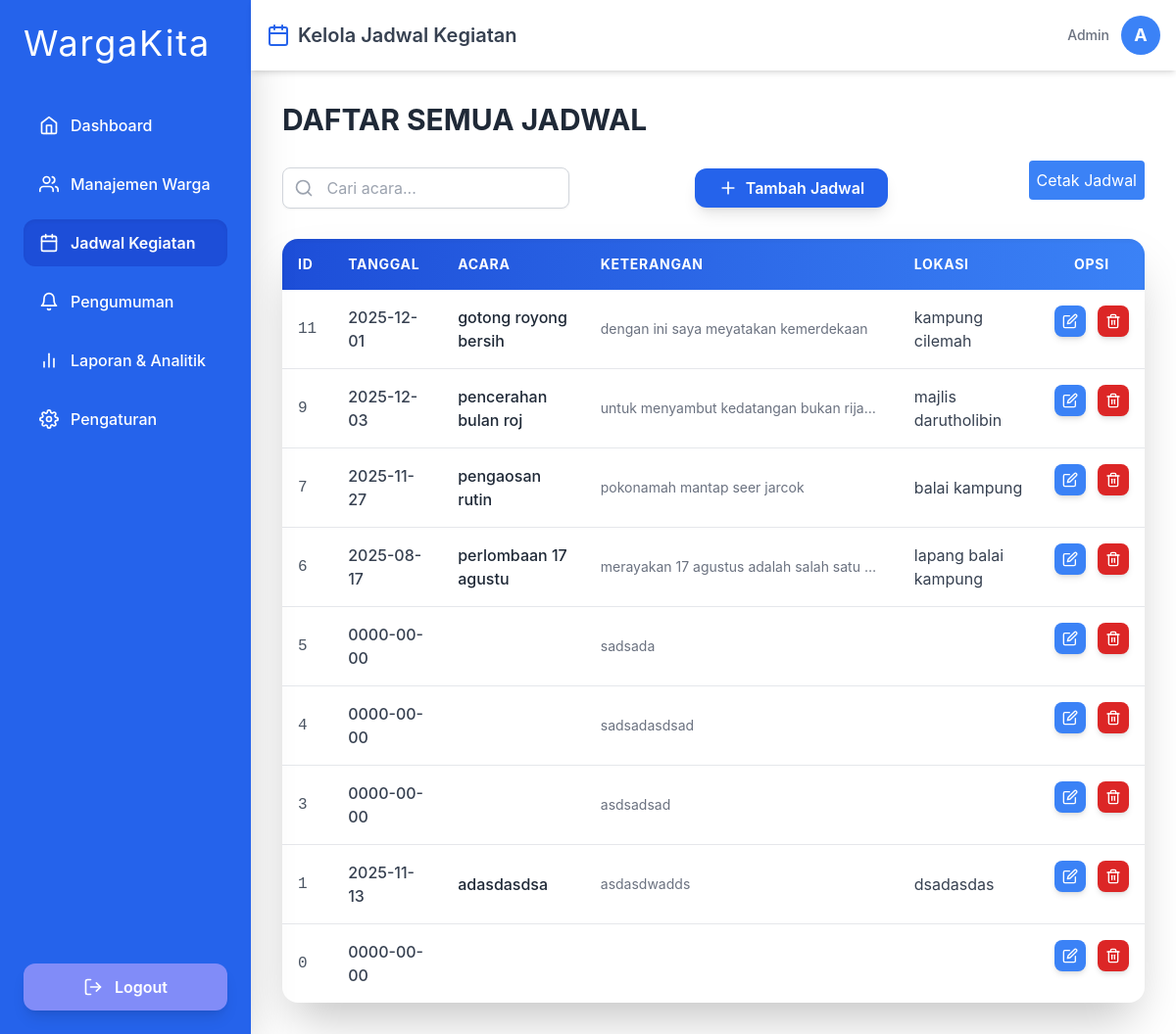
Screenshot of /jadwalin/admin/jadwal_kegiatan.php with the database file from the repository.
### tables this page shows
CREATE TABLE `jadwal` (
  `id` int(200) NOT NULL,
  `tanggal` date NOT NULL,
  `acara` varchar(20) NOT NULL,
  `keterangan` varchar(255) NOT NULL,
  `lokasi` varchar(100) NOT NULL
);

### jadwalin/admin/jadwal_kegiatan.php (the view, shortened to what this page needs)
<?php
include '../koneksi/koneksi.php';
?>
<!DOCTYPE html>
<html lang="en">
<head>
    <script src="https://cdn.tailwindcss.com"></script>
</head>
<body class="bg-white-50 flex min-h-screen">
    <div class="w-64 min-h-screen bg-blue-600 p-6 shadow-2xl fixed flex flex-col justify-between">
        <div>
            <h1 class="text-4xl font-poppins text-white mb-10 tracking-wider">WargaKita
            </h1>
            <ul class="space-y-3">
                <li>
                    <a href="../index/admin.php"
                        class="flex items-center gap-3 py-3 px-4 rounded-xl text-white font-medium hover:bg-blue-700 transition duration-200">
                        <i data-feather="home" class="w-5 h-5"></i>
                        Dashboard
                    </a>
                </li>
                <li>
                    <a href="../admin/manajement_warga.php"
                        class="flex items-center gap-3 py-3 px-4 rounded-xl text-white font-medium hover:bg-blue-700 transition duration-200">
                        <i data-feather="users" class="w-5 h-5"></i>
                        Manajemen Warga
                    </a>
                </li>
                <li>
                    <a href="../admin/jadwal_kegiatan.php"
                        class="flex items-center gap-3 py-3 px-4 rounded-xl bg-blue-700 text-white font-semibold shadow-inner transition duration-200">
                        <i data-feather="calendar" class="w-5 h-5"></i>
                        Jadwal Kegiatan
                    </a>
                </li>
                <li>
                    <a href="../admin/pengumuman.php"
                        class="flex items-center gap-3 py-3 px-4 rounded-xl text-white font-medium hover:bg-blue-700 transition duration-200">
                        <i data-feather="bell" class="w-5 h-5"></i>
                        Pengumuman
                    </a>
                </li>
                <li>
                    <a href="../admin/laporan&analitik.php"
                        class="flex items-center gap-3 py-3 px-4 rounded-xl text-white font-medium hover:bg-blue-700 transition duration-200">
                        <i data-feather="bar-chart-2" class="w-5 h-5"></i>
                        Laporan & Analitik
                    </a>
                </li>
                <li>
                    <a href="../pengaturan/pengaturan.php"
                        class="flex items-center gap-3 py-3 px-4 rounded-xl text-white font-medium hover:bg-blue-700 transition duration-200">
                        <i data-feather="settings" class="w-5 h-5"></i>
                        Pengaturan
                    </a>
                </li>
            </ul>
        </div>
        <a href="../aksi/logout.php"
            class="flex items-center gap-3 py-3 px-4 rounded-xl bg-indigo-400 text-white font-semibold hover:bg-red-500 transition duration-200 justify-center shadow-lg">
            <i data-feather="log-out" class="w-5 h-5"></i>
            Logout
        </a>
    </div>
    <div class="ml-64 w-full flex flex-col">
        <header class="bg-white shadow-md p-4 flex justify-between items-center sticky top-0 z-10">
            <div class="flex items-center gap-2 text-xl font-semibold text-gray-700">
                <span class="text-blue-600">
                    <i data-feather="calendar" class="w-6 h-6"></i>
                </span>
                Kelola Jadwal Kegiatan
            </div>
            <div class="flex items-center gap-3">
                <span class="text-sm font-medium text-gray-500">Admin</span>
                <div
                    class="w-10 h-10 bg-blue-500 text-white rounded-full flex items-center justify-center font-bold text-lg">
                    A
                </div>
            </div>
        </header>
        <div class="p-8 flex-grow">
            <h2 class="text-3xl font-bold mb-6 text-gray-800">DAFTAR SEMUA JADWAL</h2>
            <div class="flex flex-col sm:flex-row justify-between items-center mb-6 gap-4">
                <div class="relative w-full sm:w-1/3">
                    <input type="text" placeholder=" Cari acara..."
                        class="pl-10 pr-4 py-2 border border-gray-300 rounded-lg w-full focus:ring-2 focus:ring-blue-500 focus:outline-none shadow-sm transition" />
                    <i data-feather="search"
                        class="w-5 h-5 text-gray-400 absolute left-3 top-1/2 transform -translate-y-1/2"></i>
                </div>
                <a href="../admin/tambah_jadwal.php"
                    class="px-6 py-2 bg-blue-600 text-white font-semibold rounded-xl hover:bg-blue-700 flex items-center gap-2 shadow-lg transition transform hover:scale-105">
                    <i data-feather="plus" class="w-5 h-5"></i>
                    Tambah Jadwal
                </a>
                <a href="../assets/cetak/cetak_jadwal.php" id="print"
                    class="bg-blue-500 text-white p-2 rounded mb-4 ml-4">
                    Cetak Jadwal
                </a>
            </div>
            <div class="bg-white shadow-2xl rounded-2xl overflow-hidden">
                <table class="w-full text-left border-collapse">
                    <thead class="bg-gradient-to-r from-blue-700 to-blue-500 text-white shadow-inner">
                        <tr>
                            <th class="p-4 text-sm font-bold uppercase tracking-wider">ID</th>
                            <th class="p-4 text-sm font-bold uppercase tracking-wider">Tanggal</th>
                            <th class="p-4 text-sm font-bold uppercase tracking-wider">Acara</th>
                            <th class="p-4 text-sm font-bold uppercase tracking-wider">Keterangan</th>
                            <th class="p-4 text-sm font-bold uppercase tracking-wider">Lokasi</th>
                            <th class="p-4 text-sm font-bold uppercase tracking-wider text-center">Opsi</th>
                        </tr>
                    </thead>
                    <tbody>
                        <?php
                        $data = mysqli_query($koneksi, "SELECT * FROM jadwal ORDER BY id DESC");
                        if (mysqli_num_rows($data) > 0) {
                            while ($d = mysqli_fetch_assoc($data)) {
                                ?>
                                <tr class="border-b last:border-b-0 hover:bg-gray-50 transition duration-150 ease-in-out">
                                    <td class="p-4 text-gray-600 font-mono"><?= $d['id'] ?></td>
                                    <td class="p-4 text-gray-700 font-medium"><?= $d['tanggal'] ?></td>
                                    <td class="p-4 font-medium text-gray-800"><?= $d['acara'] ?></td>
                                    <td class="p-4 text-gray-500 text-sm max-w-xs truncate"><?= $d['keterangan'] ?></td>
                                    <td class="p-4 text-gray-700"><?= $d['lokasi'] ?></td>
                                    <td class="p-4 flex gap-3 justify-center items-center">
                                        <a href="../admin/edit_jadwal.php?id=<?= $d['id'] ?>"
                                            class="p-2 bg-blue-500 text-white rounded-lg hover:bg-blue-300 transition shadow-md text-sm transform hover:scale-105"
                                            title="Edit Jadwal">
                                            <i data-feather="edit" class="w-4 h-4"></i>
                                        </a>
                                        <a href="../aksi/aksi_hapus.php?id=<?= $d['id']; ?>"
                                            onclick="return confirm('Yakin ingin menghapus jadwal acara <?= $d['acara']; ?>?')"
                                            class="p-2 bg-red-600 text-white rounded-lg hover:bg-red-700 transition shadow-md text-sm transform hover:scale-105"
                                            title="Hapus Jadwal">
                                            <i data-feather="trash-2" class="w-4 h-4"></i>
                                        </a>
                                    </td>
                                </tr>
                            <?php }
                        } ?>
                    </tbody>
                </table>
            </div>
        </div>
    </div>
</body>
</html>

### jadwalin/admin/jadwal_kegiatan.php (style rules this page uses)
body { font-family: 'Inter', sans-serif; }

### rows the page displays
jadwal: id "11", tanggal "2025-12-01", acara "gotong royong bersih", keterangan "dengan ini saya meyatakan kemerdekaan", lokasi "kampung cilemah"
jadwal: id "9", tanggal "2025-12-03", acara "pencerahan bulan roj", keterangan "untuk menyambut kedatangan bukan rija…", lokasi "majlis darutholibin"
jadwal: id "7", tanggal "2025-11-27", acara "pengaosan rutin", keterangan "pokonamah mantap seer jarcok", lokasi "balai kampung"
jadwal: id "6", tanggal "2025-08-17", acara "perlombaan 17 agustu", keterangan "merayakan 17 agustus adalah salah satu…", lokasi "lapang balai kampung"
jadwal: id "5", tanggal "0000-00-00", keterangan "sadsada"
jadwal: id "4", tanggal "0000-00-00", keterangan "sadsadasdsad"
jadwal: id "3", tanggal "0000-00-00", keterangan "asdsadsad"
jadwal: id "1", tanggal "2025-11-13", acara "adasdasdsa", keterangan "asdasdwadds", lokasi "dsadasdas"
jadwal: id "0", tanggal "0000-00-00"
